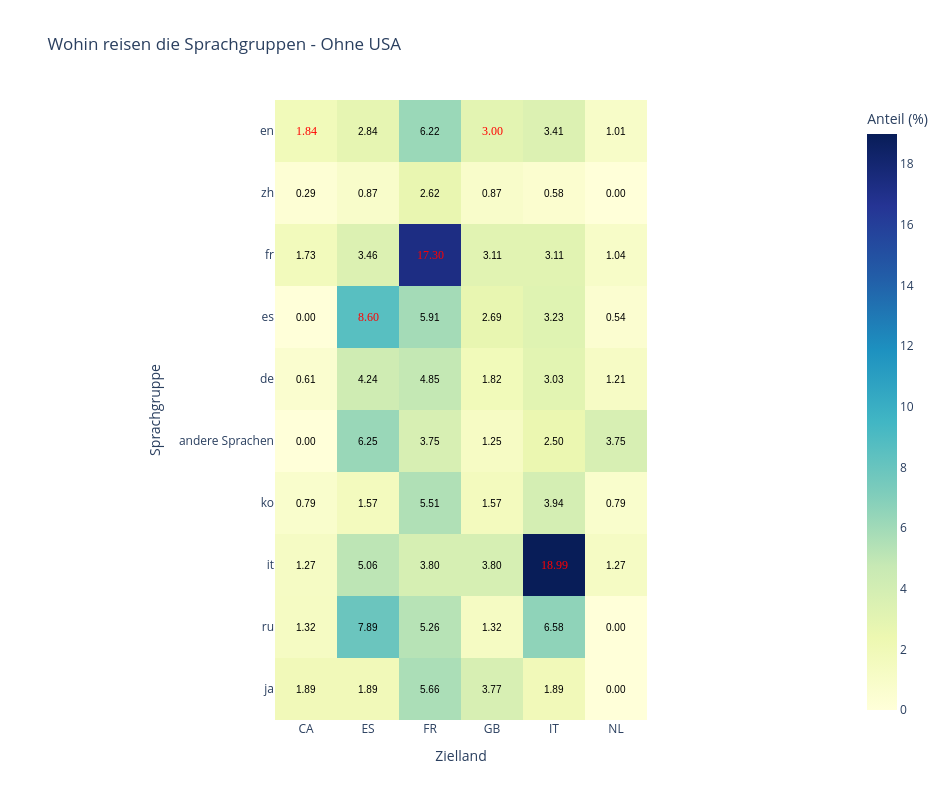

Notebook source saved alongside this figure:
### Markdown cell above
**Ohne USA**

### Code cell
heatmap_data = crosstab_final.iloc[:-1, :-1]

# Sortierung nach der Größe der Sprachgruppen für eine bessere Übersicht
lang_order = df_filtered['user_language_grouped'].value_counts().index
heatmap_data = heatmap_data.reindex(lang_order)

fig_frage1 = px.imshow(
    heatmap_data,
    labels=dict(x="Zielland", y="Sprachgruppe", color="Anteil (%)"),
    x=heatmap_data.columns,
    y=heatmap_data.index,
    color_continuous_scale='YlGnBu',
    title='Wohin reisen die Sprachgruppen - Ohne USA'
)

#  Annotationen für die farbige Text-Markierung hinzufügen
annotations = []
for i, lang in enumerate(heatmap_data.index):
    for j, country in enumerate(heatmap_data.columns):
        val = heatmap_data.iloc[i, j]
        
        # Prüfung: Ist die Nutzersprache eine Amtssprache des Ziellandes?
        is_match = lang in country_langs.get(country, [])
        
        # Farbe bestimmen: Rot bei Match, sonst Kontrastfarbe zum Hintergrund
        text_color = "red" if is_match else ("white" if val > 40 else "black")
        font_weight = "Arial Black" if is_match else "Arial"
        font_size = 12 if is_match else 10
        
        annotations.append(
            go.layout.Annotation(
                text=f"{val:.2f}",
                x=country, y=lang,
                xref='x1', yref='y1',
                showarrow=False,
                font=dict(color=text_color, family=font_weight, size=font_size)
            )
        )

# Layout aktualisieren und Annotationen setzen
fig_frage1.update_layout(
    annotations=annotations, 
    height=800, 
    width=950, 
    template='plotly_white'
)

fig_frage1.show()

### Figure 1 — Plotly figure (JSON) as saved in the notebook; plotly's stock layout.template omitted (floating-point values rounded to 4 significant figures)
{"data": [{"coloraxis": "coloraxis", "hovertemplate": "Zielland: %{x}<br>Sprachgruppe: %{y}<br>Anteil (%): %{z}<extra></extra>", "name": "0", "type": "heatmap", "x": ["CA", "ES", "FR", "GB", "IT", "NL"], "xaxis": "x", "y": ["en", "zh", "fr", "es", "de", "andere Sprachen", "ko", "it", "ru", "ja"], "yaxis": "y", "z": [[1.837, 2.837, 6.224, 3.004, 3.413, 1.01], [0.2907, 0.8721, 2.616, 0.8721, 0.5814, 0.0], [1.73, 3.46, 17.3, 3.114, 3.114, 1.038], [0.0, 8.602, 5.914, 2.688, 3.226, 0.5376], [0.6061, 4.242, 4.848, 1.818, 3.03, 1.212], [0.0, 6.25, 3.75, 1.25, 2.5, 3.75], [0.7874, 1.575, 5.512, 1.575, 3.937, 0.7874], [1.266, 5.063, 3.797, 3.797, 18.99, 1.266], [1.316, 7.895, 5.263, 1.316, 6.579, 0.0], [1.887, 1.887, 5.66, 3.774, 1.887, 0.0]]}], "layout": {"annotations": [{"font": {"color": "red", "family": "Arial Black", "size": 12}, "showarrow": false, "text": "1.84", "x": "CA", "xref": "x", "y": "en", "yref": "y"}, {"font": {"color": "black", "family": "Arial", "size": 10}, "showarrow": false, "text": "2.84", "x": "ES", "xref": "x", "y": "en", "yref": "y"}, {"font": {"color": "black", "family": "Arial", "size": 10}, "showarrow": false, "text": "6.22", "x": "FR", "xref": "x", "y": "en", "yref": "y"}, {"font": {"color": "red", "family": "Arial Black", "size": 12}, "showarrow": false, "text": "3.00", "x": "GB", "xref": "x", "y": "en", "yref": "y"}, {"font": {"color": "black", "family": "Arial", "size": 10}, "showarrow": false, "text": "3.41", "x": "IT", "xref": "x", "y": "en", "yref": "y"}, {"font": {"color": "black", "family": "Arial", "size": 10}, "showarrow": false, "text": "1.01", "x": "NL", "xref": "x", "y": "en", "yref": "y"}, {"font": {"color": "black", "family": "Arial", "size": 10}, "showarrow": false, "text": "0.29", "x": "CA", "xref": "x", "y": "zh", "yref": "y"}, {"font": {"color": "black", "family": "Arial", "size": 10}, "showarrow": false, "text": "0.87", "x": "ES", "xref": "x", "y": "zh", "yref": "y"}, {"font": {"color": "black", "family": "Arial", "size": 10}, "showarrow": false, "text": "2.62", "x": "FR", "xref": "x", "y": "zh", "yref": "y"}, {"font": {"color": "black", "family": "Arial", "size": 10}, "showarrow": false, "text": "0.87", "x": "GB", "xref": "x", "y": "zh", "yref": "y"}, {"font": {"color": "black", "family": "Arial", "size": 10}, "showarrow": false, "text": "0.58", "x": "IT", "xref": "x", "y": "zh", "yref": "y"}, {"font": {"color": "black", "family": "Arial", "size": 10}, "showarrow": false, "text": "0.00", "x": "NL", "xref": "x", "y": "zh", "yref": "y"}, {"font": {"color": "black", "family": "Arial", "size": 10}, "showarrow": false, "text": "1.73", "x": "CA", "xref": "x", "y": "fr", "yref": "y"}, {"font": {"color": "black", "family": "Arial", "size": 10}, "showarrow": false, "text": "3.46", "x": "ES", "xref": "x", "y": "fr", "yref": "y"}, {"font": {"color": "red", "family": "Arial Black", "size": 12}, "showarrow": false, "text": "17.30", "x": "FR", "xref": "x", "y": "fr", "yref": "y"}, {"font": {"color": "black", "family": "Arial", "size": 10}, "showarrow": false, "text": "3.11", "x": "GB", "xref": "x", "y": "fr", "yref": "y"}, {"font": {"color": "black", "family": "Arial", "size": 10}, "showarrow": false, "text": "3.11", "x": "IT", "xref": "x", "y": "fr", "yref": "y"}, {"font": {"color": "black", "family": "Arial", "size": 10}, "showarrow": false, "text": "1.04", "x": "NL", "xref": "x", "y": "fr", "yref": "y"}, {"font": {"color": "black", "family": "Arial", "size": 10}, "showarrow": false, "text": "0.00", "x": "CA", "xref": "x", "y": "es", "yref": "y"}, {"font": {"color": "red", "family": "Arial Black", "size": 12}, "showarrow": false, "text": "8.60", "x": "ES", "xref": "x", "y": "es", "yref": "y"}, {"font": {"color": "black", "family": "Arial", "size": 10}, "showarrow": false, "text": "5.91", "x": "FR", "xref": "x", "y": "es", "yref": "y"}, {"font": {"color": "black", "family": "Arial", "size": 10}, "showarrow": false, "text": "2.69", "x": "GB", "xref": "x", "y": "es", "yref": "y"}, {"font": {"color": "black", "family": "Arial", "size": 10}, "showarrow": false, "text": "3.23", "x": "IT", "xref": "x", "y": "es", "yref": "y"}, {"font": {"color": "black", "family": "Arial", "size": 10}, "showarrow": false, "text": "0.54", "x": "NL", "xref": "x", "y": "es", "yref": "y"}, {"font": {"color": "black", "family": "Arial", "size": 10}, "showarrow": false, "text": "0.61", "x": "CA", "xref": "x", "y": "de", "yref": "y"}, {"font": {"color": "black", "family": "Arial", "size": 10}, "showarrow": false, "text": "4.24", "x": "ES", "xref": "x", "y": "de", "yref": "y"}, {"font": {"color": "black", "family": "Arial", "size": 10}, "showarrow": false, "text": "4.85", "x": "FR", "xref": "x", "y": "de", "yref": "y"}, {"font": {"color": "black", "family": "Arial", "size": 10}, "showarrow": false, "text": "1.82", "x": "GB", "xref": "x", "y": "de", "yref": "y"}, {"font": {"color": "black", "family": "Arial", "size": 10}, "showarrow": false, "text": "3.03", "x": "IT", "xref": "x", "y": "de", "yref": "y"}, {"font": {"color": "black", "family": "Arial", "size": 10}, "showarrow": false, "text": "1.21", "x": "NL", "xref": "x", "y": "de", "yref": "y"}, {"font": {"color": "black", "family": "Arial", "size": 10}, "showarrow": false, "text": "0.00", "x": "CA", "xref": "x", "y": "andere Sprachen", "yref": "y"}, {"font": {"color": "black", "family": "Arial", "size": 10}, "showarrow": false, "text": "6.25", "x": "ES", "xref": "x", "y": "andere Sprachen", "yref": "y"}, {"font": {"color": "black", "family": "Arial", "size": 10}, "showarrow": false, "text": "3.75", "x": "FR", "xref": "x", "y": "andere Sprachen", "yref": "y"}, {"font": {"color": "black", "family": "Arial", "size": 10}, "showarrow": false, "text": "1.25", "x": "GB", "xref": "x", "y": "andere Sprachen", "yref": "y"}, {"font": {"color": "black", "family": "Arial", "size": 10}, "showarrow": false, "text": "2.50", "x": "IT", "xref": "x", "y": "andere Sprachen", "yref": "y"}, {"font": {"color": "black", "family": "Arial", "size": 10}, "showarrow": false, "text": "3.75", "x": "NL", "xref": "x", "y": "andere Sprachen", "yref": "y"}, {"font": {"color": "black", "family": "Arial", "size": 10}, "showarrow": false, "text": "0.79", "x": "CA", "xref": "x", "y": "ko", "yref": "y"}, {"font": {"color": "black", "family": "Arial", "size": 10}, "showarrow": false, "text": "1.57", "x": "ES", "xref": "x", "y": "ko", "yref": "y"}, {"font": {"color": "black", "family": "Arial", "size": 10}, "showarrow": false, "text": "5.51", "x": "FR", "xref": "x", "y": "ko", "yref": "y"}, {"font": {"color": "black", "family": "Arial", "size": 10}, "showarrow": false, "text": "1.57", "x": "GB", "xref": "x", "y": "ko", "yref": "y"}, {"font": {"color": "black", "family": "Arial", "size": 10}, "showarrow": false, "text": "3.94", "x": "IT", "xref": "x", "y": "ko", "yref": "y"}, {"font": {"color": "black", "family": "Arial", "size": 10}, "showarrow": false, "text": "0.79", "x": "NL", "xref": "x", "y": "ko", "yref": "y"}, {"font": {"color": "black", "family": "Arial", "size": 10}, "showarrow": false, "text": "1.27", "x": "CA", "xref": "x", "y": "it", "yref": "y"}, {"font": {"color": "black", "family": "Arial", "size": 10}, "showarrow": false, "text": "5.06", "x": "ES", "xref": "x", "y": "it", "yref": "y"}, {"font": {"color": "black", "family": "Arial", "size": 10}, "showarrow": false, "text": "3.80", "x": "FR", "xref": "x", "y": "it", "yref": "y"}, {"font": {"color": "black", "family": "Arial", "size": 10}, "showarrow": false, "text": "3.80", "x": "GB", "xref": "x", "y": "it", "yref": "y"}, {"font": {"color": "red", "family": "Arial Black", "size": 12}, "showarrow": false, "text": "18.99", "x": "IT", "xref": "x", "y": "it", "yref": "y"}, {"font": {"color": "black", "family": "Arial", "size": 10}, "showarrow": false, "text": "1.27", "x": "NL", "xref": "x", "y": "it", "yref": "y"}, {"font": {"color": "black", "family": "Arial", "size": 10}, "showarrow": false, "text": "1.32", "x": "CA", "xref": "x", "y": "ru", "yref": "y"}, {"font": {"color": "black", "family": "Arial", "size": 10}, "showarrow": false, "text": "7.89", "x": "ES", "xref": "x", "y": "ru", "yref": "y"}, {"font": {"color": "black", "family": "Arial", "size": 10}, "showarrow": false, "text": "5.26", "x": "FR", "xref": "x", "y": "ru", "yref": "y"}, {"font": {"color": "black", "family": "Arial", "size": 10}, "showarrow": false, "text": "1.32", "x": "GB", "xref": "x", "y": "ru", "yref": "y"}, {"font": {"color": "black", "family": "Arial", "size": 10}, "showarrow": false, "text": "6.58", "x": "IT", "xref": "x", "y": "ru", "yref": "y"}, {"font": {"color": "black", "family": "Arial", "size": 10}, "showarrow": false, "text": "0.00", "x": "NL", "xref": "x", "y": "ru", "yref": "y"}, {"font": {"color": "black", "family": "Arial", "size": 10}, "showarrow": false, "text": "1.89", "x": "CA", "xref": "x", "y": "ja", "yref": "y"}, {"font": {"color": "black", "family": "Arial", "size": 10}, "showarrow": false, "text": "1.89", "x": "ES", "xref": "x", "y": "ja", "yref": "y"}, {"font": {"color": "black", "family": "Arial", "size": 10}, "showarrow": false, "text": "5.66", "x": "FR", "xref": "x", "y": "ja", "yref": "y"}, {"font": {"color": "black", "family": "Arial", "size": 10}, "showarrow": false, "text": "3.77", "x": "GB", "xref": "x", "y": "ja", "yref": "y"}, {"font": {"color": "black", "family": "Arial", "size": 10}, "showarrow": false, "text": "1.89", "x": "IT", "xref": "x", "y": "ja", "yref": "y"}, {"font": {"color": "black", "family": "Arial", "size": 10}, "showarrow": false, "text": "0.00", "x": "NL", "xref": "x", "y": "ja", "yref": "y"}], "coloraxis": {"colorbar": {"title": {"text": "Anteil (%)"}}, "colorscale": [[0, "rgb(255,255,217)"], [0.125, "rgb(237,248,177)"], [0.25, "rgb(199,233,180)"], [0.375, "rgb(127,205,187)"], [0.5, "rgb(65,182,196)"], [0.625, "rgb(29,145,192)"], [0.75, "rgb(34,94,168)"], [0.875, "rgb(37,52,148)"], [1, "rgb(8,29,88)"]]}, "height": 800, "title": {"text": "Wohin reisen die Sprachgruppen - Ohne USA"}, "width": 950, "xaxis": {"anchor": "y", "constrain": "domain", "domain": [0, 1], "scaleanchor": "y", "title": {"text": "Zielland"}}, "yaxis": {"anchor": "x", "autorange": "reversed", "constrain": "domain", "domain": [0, 1], "title": {"text": "Sprachgruppe"}}}}
